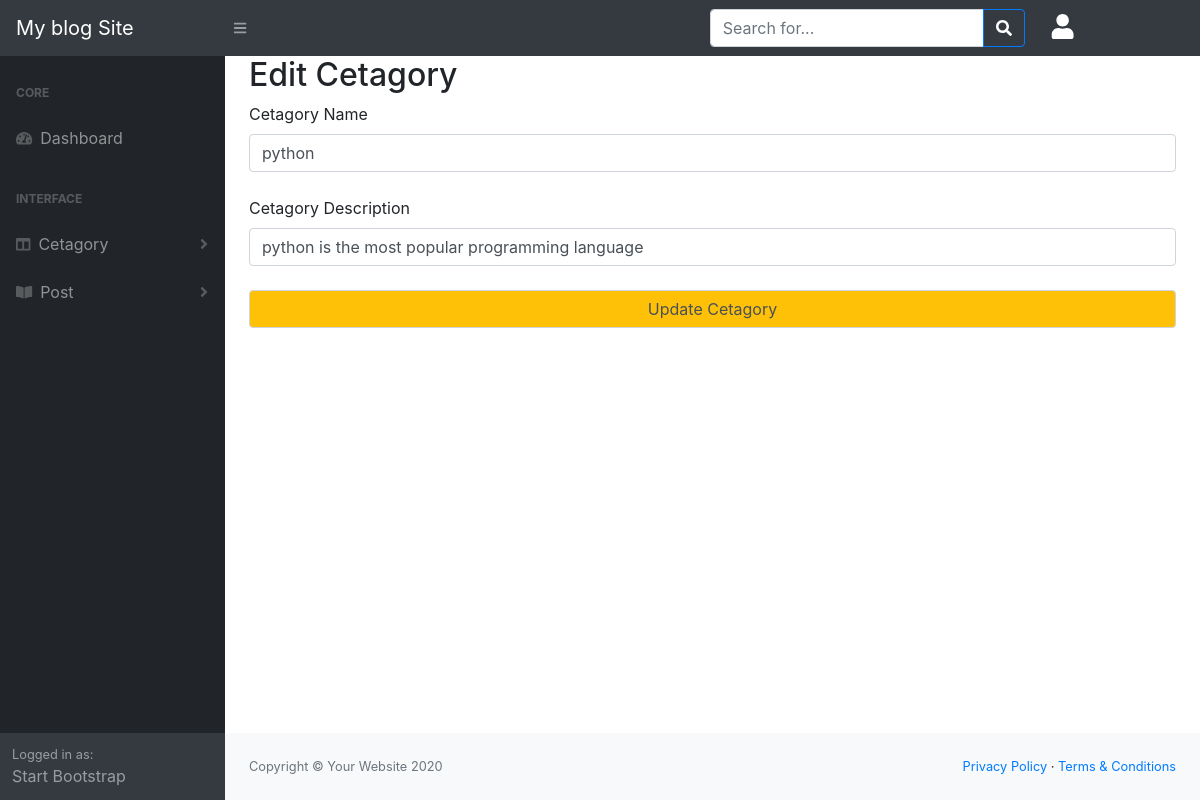
Screenshot of /admin/edit_cetagory.php?status=edit&&id=8 (signed in) with the database file from the repository.
### tables this page shows
CREATE TABLE IF NOT EXISTS `category` (
  `ceta_id` int NOT NULL AUTO_INCREMENT,
  `ceta_name` text NOT NULL,
  `ceta_des` text NOT NULL,
  PRIMARY KEY (`ceta_id`)
);

### admin/edit_cetagory.php (called while the page is built, shortened)
<?php
include('tempelete.php');
?>

### admin/Class/function.php (called while the page is built, shortened)
<?php
class blogproject
{
    private $conn;
    public function __construct()
    {
        $dbhost = 'localhost';
        $UserName = 'root';
        $Userpass = '';
        $dbname = 'blogproject';
        $this->conn = mysqli_connect($dbhost, $UserName, $Userpass, $dbname);
    }
    public function edit_cetagory($id)
    {
        $query = "SELECT * FROM `category` WHERE ceta_id=$id";
        if (mysqli_query($this->conn, $query)) {
            $edit_ceta = mysqli_query($this->conn, $query);
            $return_ceta = mysqli_fetch_assoc($edit_ceta);
            return ($return_ceta);
        }
    }
}
?>

### admin/view/view_edit_cetagory.php (the view, shortened to what this page needs)
<?php
 if(isset($_GET['status'])){
    if($_GET['status']='edit'){
        $id= $_GET['id'];
         $show_ceta= $obj->edit_cetagory($id);
    }
 }
?>
<h2> Edit Cetagory </h2>
      <form class="form" action="" method="POST">
            <label> Cetagory Name </label>
            <input class="form-control mb-4" type="text" name="ceta_name" value="<?php echo $show_ceta['ceta_name'] ?>">
            <label> Cetagory Description </label>
            <input class="form-control mb-4" type="text" name="ceta_des" value="<?php echo $show_ceta['ceta_des']  ?>" >
            <button type="submit" name="update_cetagory"class="form-control bg-warning ">Update Cetagory </button><br>

### admin/include/style.css (style rules this page uses)
button { background: #343a40 !important; }

### rows the page displays
category: ceta_name "python", ceta_des "python is the most popular programming language"
